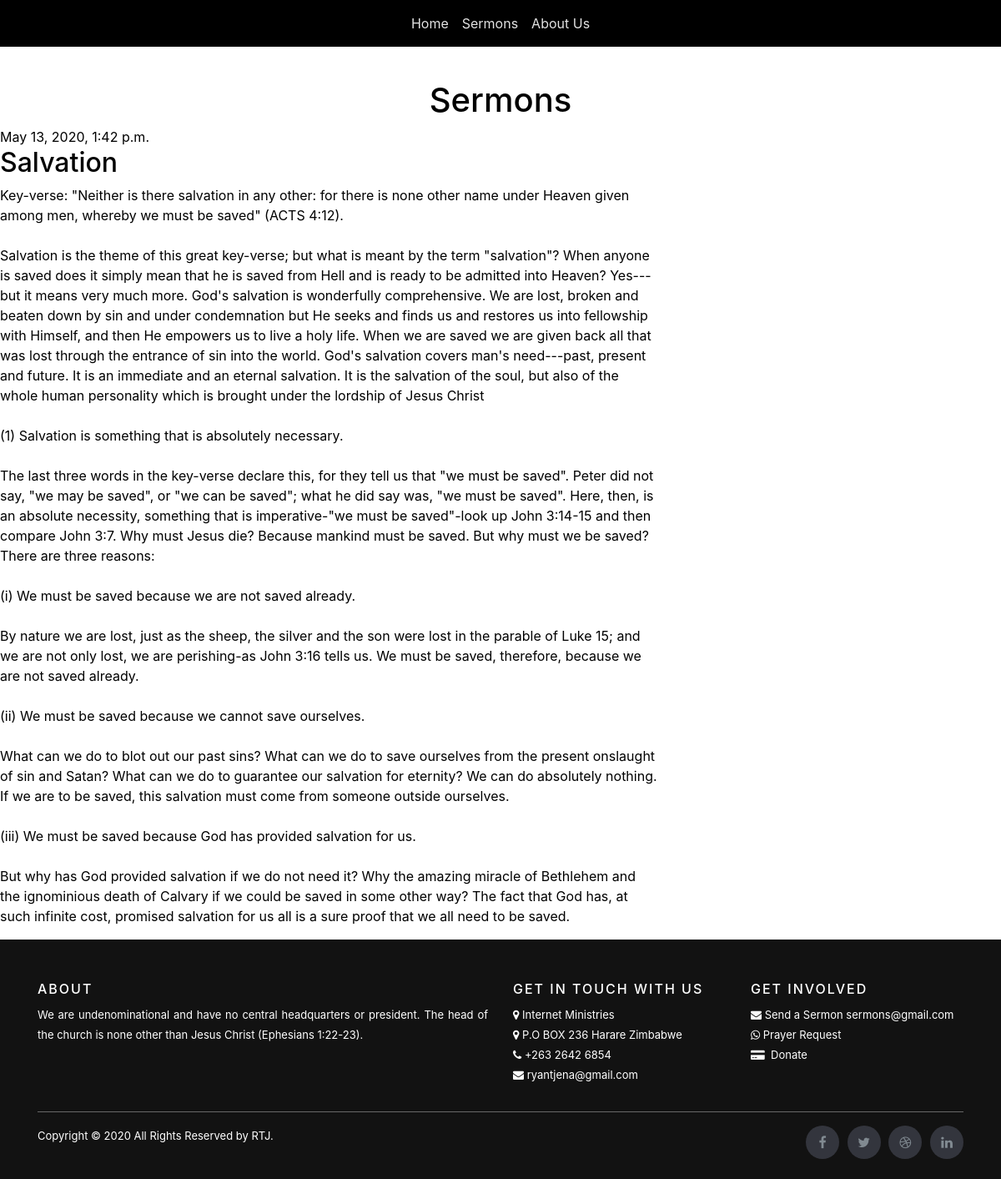
/post/5/, run on the app's committed database.
### blog/models.py (models this page shows, shortened)
class Post(models.Model):
    author = models.ForeignKey(settings.AUTH_USER_MODEL, on_delete=models.CASCADE)
    title = models.CharField(max_length=200)
    text = models.TextField()
    created_date = models.DateTimeField(default=timezone.now)
    published_date = models.DateTimeField(blank=True, null=True)

### blog/views.py (the view)
# urls.py: path('post/<int:pk>/', views.post_detail, name='post_detail'),
def post_detail(request, pk):
    post = get_object_or_404(Post, pk=pk)
    return render(request, 'blog/post_detail.html', {'post': post})

### blog/templates/blog/post_detail.html (shortened to what this page needs)
{% extends 'blog/base.html' %}
{% block content %}
    <div class="post">
        {% if post.published_date %}
            <div class="date">
                {{ post.published_date }}
            </div>
        {% endif %}
        <h2>{{ post.title }}</h2>
        <p>{{ post.text|linebreaksbr }}</p>
    </div>
{% endblock %}

### static/css/styles.css (style rules this page uses)
#bg { background-size: cover; background-position: center; background-attachment: fixed; }

### data on the page
Post: published_date "May 13, 2020, 1:42 p.m.", title "Salvation", text "Key-verse: \"Neither is there salvation in any other: for there is none other name under Heaven given among men, whereby we must be saved\" (ACTS 4:12). Salvation is the theme of this great key-verse; but what is meant by the term \"salvation\"? When anyone is saved does it simply mean that he is saved from Hell and is ready to be admitted into Heaven? Yes---but it means very much more. God's salvation is wonderfully comprehensive. We are lost, broken and beaten down by sin and under condemnation but He seeks and finds us and restores us into fellowship with Himself, and then He empowers us to live a holy life. When we are saved we are given back all that was lost through the entrance of sin…"
